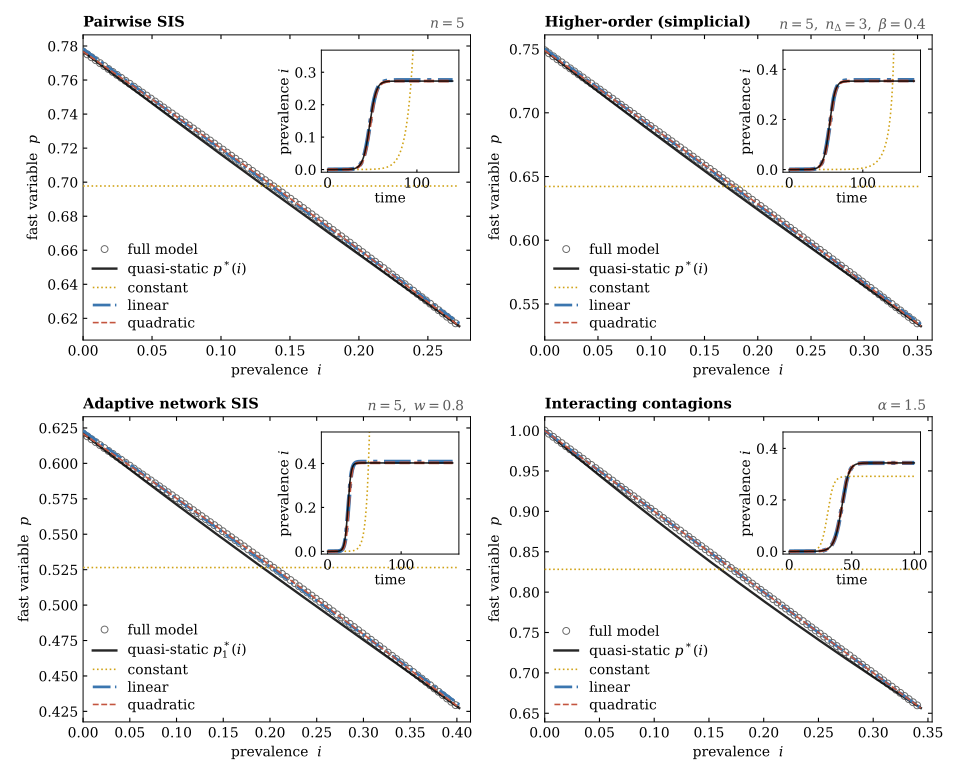

Recreate this plot in Python.
"""Figure 3 -- the effective force of infection measured from trajectory data.

Where the quasi-static p(i) has no closed form, it can be measured instead: run the
full model once, discard the initial fast transient, and fit p as a polynomial in i.
Feeding that p(i) back through the model's own beta_eff closes a 1D reduction,
di/dt = i (beta_eff(i) - gamma).  This is the four-step numerical procedure of
Section 4, Eq. (7).

Four panels: pairwise SIS | higher-order (simplicial) | adaptive | interacting.
Main axes : p against i -- trajectory data, the analytic quasi-static p*(i), and
            constant / linear / quadratic fits.
Inset     : i(t) -- the full model against the 1D reduction built from each fit.

Fitting p(i) rather than di/dt as a function of i is the essential choice: p is the
quantity that equilibrates quickly, and its fitted constant and linear coefficients
are exactly the two numbers that fix the threshold and the transition type.

Note on the interacting-contagions panel: that model has an exact invariant,
<II> = <I>^2 (statistical independence of the two diseases), so the trajectory obeys
p = 1 - i exactly and the linear fit is exact to machine precision.  The quasi-static
root of the Step-3 quadratic is a different curve, which the trajectory does not
follow away from threshold; Figure 1 --invariant draws the two against each other.

Usage
-----
    uv run figure3.py              write figure3.pdf and figure3.png
    uv run figure3.py --verbose    also report where each transient was cut and
                                   the rms residual of each polynomial fit
"""

from __future__ import annotations

import sys
from collections.abc import Callable
from dataclasses import dataclass

import matplotlib.pyplot as plt
import numpy as np
from numpy.typing import NDArray
from scipy.integrate import solve_ivp

import style
from models import (
    Adaptive,
    Interacting,
    ModelParams,
    PairwiseSIS,
    Simplicial,
    ad_beta_eff,
    ad_fast,
    ad_rhs,
    ad_tau_c,
    ic_beta_eff,
    ic_fast,
    ic_rhs,
    ic_tau_c,
    sim_beta_eff,
    sim_fast_grid,
    sim_rhs,
    sim_tau_c,
    sis_beta_eff,
    sis_fast,
    sis_rhs,
    sis_tau_c,
)

OUTFILE = "figure3"
GAM = 1.0
N = 5

# Numerical step 1 of Section 4: seed low, so the transient is over while i is still
# around 1e-5 and the low-prevalence region -- the one that decides the threshold and
# the transition type -- stays rich in data.
I0 = 1e-6

# Numerical step 2: keep the trajectory once |dp/dt| < KAPPA |di/dt|.  Crude, but the
# result is insensitive to it precisely because the timescales separate.
KAPPA = 5.0
ON_MANIFOLD_SAMPLES = 50

IVP = dict(rtol=1e-11, atol=1e-14, method="LSODA", dense_output=True)

# Fit orders that are drawn, with their line styles.  The cubic is fitted and
# reported but not drawn: by then the curves overlie the quadratic.  Colour index 2
# of the palette is deliberately skipped, so that adjacent orders stay
# distinguishable where they nearly coincide.
FIT_ORDERS = (0, 1, 2, 3)
DRAWN_ORDERS = (0, 1, 2)
FIT_LABELS = ("constant", "linear", "quadratic", "cubic")
FIT_LINESTYLE = {0: ":", 1: "-.", 2: "--"}
FIT_WIDTH_MAIN = {0: 1.15, 1: 2.0, 2: 1.15}
FIT_WIDTH_INSET = {0: 1.15, 1: 3.0, 2: 2.0}
FIT_COLOUR = {0: style.C_FIT_ORDER[0], 1: style.C_FIT_ORDER[1], 2: style.C_FIT_ORDER[3]}


@dataclass(frozen=True, slots=True)
class Panel:
    """Everything one panel needs: a model to run, and how to read p and i off it.

    ``i_of`` and ``p_of`` map the raw solution array to prevalence and fast variable,
    which differ per model -- the interacting-contagion system, for instance, is
    integrated in (<SI>, <II>), so prevalence is their sum.
    """

    title: str
    params_label: str
    rhs: Callable[..., list[float]]
    y0: list[float]
    par: ModelParams
    tau: float
    T: float
    i_of: Callable[[NDArray[np.float64]], NDArray[np.float64]]
    p_of: Callable[[NDArray[np.float64]], NDArray[np.float64]]
    quasi_static: Callable[[NDArray[np.float64]], NDArray[np.float64]]
    beta_eff: Callable[[float, float], float]
    fast_label: str = r"quasi-static $p^*(i)$"

    @property
    def args(self) -> tuple[float, ModelParams]:
        """Extra arguments every ``solve_ivp`` call on this panel needs."""
        return (self.tau, self.par)


def build_panels(gam: float = GAM) -> list[Panel]:
    """The four panels, each at 1.3 times its own threshold."""
    sis = PairwiseSIS(n=N, gamma=gam)
    tau_sis = 1.3 * sis_tau_c(sis)

    sim = Simplicial(n=N, n_tri=3, beta=0.4, gamma=gam)
    tau_sim = 1.3 * sim_tau_c(sim)

    ad = Adaptive(n=N, w=0.8, gamma=gam)
    tau_ad = 1.3 * ad_tau_c(ad)

    ic = Interacting(alpha=1.5, gamma=gam)
    tau_ic = 1.3 * ic_tau_c(ic)

    return [
        Panel(
            title="Pairwise SIS",
            params_label=rf"$n={N}$",
            rhs=sis_rhs,
            y0=[I0, (1 - I0) * I0],
            par=sis,
            tau=tau_sis,
            T=140,
            i_of=lambda Y: Y[0],
            p_of=lambda Y: Y[1] / Y[0],
            quasi_static=lambda i: sis_fast(i, tau_sis, sis),
            beta_eff=lambda i, p: sis_beta_eff(i, p, tau_sis, sis),
        ),
        Panel(
            title="Higher-order (simplicial)",
            params_label=rf"$n={N},\ n_\Delta={sim.n_tri},\ \beta={sim.beta}$",
            rhs=sim_rhs,
            y0=[I0, 1 - I0],
            par=sim,
            tau=tau_sim,
            T=170,
            i_of=lambda Y: Y[0],
            p_of=lambda Y: Y[1],
            quasi_static=lambda i: sim_fast_grid(i, tau_sim, sim),
            beta_eff=lambda i, p: sim_beta_eff(i, p, tau_sim, sim),
        ),
        Panel(
            title="Adaptive network SIS",
            params_label=rf"$n={N},\ w={ad.w}$",
            rhs=ad_rhs,
            y0=[I0, 1 - I0, I0],
            par=ad,
            tau=tau_ad,
            T=170,
            i_of=lambda Y: Y[0],
            p_of=lambda Y: Y[1],
            quasi_static=lambda i: ad_fast(i, tau_ad, ad),
            beta_eff=lambda i, p: ad_beta_eff(i, p, tau_ad, ad),
            fast_label=r"quasi-static $p_1^*(i)$",
        ),
        Panel(
            title="Interacting contagions",
            params_label=rf"$\alpha={ic.alpha}$",
            rhs=ic_rhs,
            y0=[I0, 0.0],
            par=ic,
            tau=tau_ic,
            T=100,
            i_of=lambda Y: Y[0] + Y[1],
            p_of=lambda Y: Y[0] / (Y[0] + Y[1]),
            quasi_static=lambda i: ic_fast(i, tau_ic, ic),
            beta_eff=lambda i, p: ic_beta_eff(i, p, tau_ic, ic),
        ),
    ]


# --------------------------------------------------------------------------- #
#  Trajectory -> (i, p) data
# --------------------------------------------------------------------------- #
def extract_manifold(
    panel: Panel, nsamp: int = 4000
) -> tuple[NDArray[np.float64], NDArray[np.float64], tuple[float, float]]:
    """Integrate the full model, drop the fast transient, resample uniformly in i.

    Resampling in i rather than in t matters: raw time samples over-weight the
    endpoints, where the trajectory dwells, and the fit would follow the plateau
    rather than the low-prevalence region that carries the bifurcation information.

    Returns the prevalence grid, p on it, and where the transient was judged to end.
    """
    sol = solve_ivp(panel.rhs, [0, panel.T], panel.y0, args=panel.args, **IVP)
    tt = np.linspace(0, panel.T, 40000)
    Y = sol.sol(tt)
    i, p = panel.i_of(Y), panel.p_of(Y)

    di, dp = np.gradient(i, tt), np.gradient(p, tt)
    on_manifold = np.abs(dp) < KAPPA * np.abs(di)
    window = np.ones(ON_MANIFOLD_SAMPLES) / ON_MANIFOLD_SAMPLES
    k0 = int(np.argmax(np.convolve(on_manifold.astype(float), window, "same") > 0.99))

    i, p, tt = i[k0:], p[k0:], tt[k0:]
    rising = np.r_[True, np.diff(i) > 0]
    i, p = i[rising], p[rising]
    igrid = np.linspace(i[0], i[-1], nsamp)
    return igrid, np.interp(igrid, i, p), (tt[0], i[0])


def rms(
    i: NDArray[np.float64], p: NDArray[np.float64], coef: NDArray[np.float64]
) -> float:
    """Root-mean-square residual of a polynomial fit to the (i, p) data."""
    return float(np.sqrt(np.mean((np.polyval(coef, i) - p) ** 2)))


# --------------------------------------------------------------------------- #
#  Fitted 1D reductions
# --------------------------------------------------------------------------- #
def reduced_rhs(panel: Panel, coef: NDArray[np.float64]) -> Callable[..., list[float]]:
    """1D reduction with p(i) taken from the fit and beta_eff from the model itself.

    This is numerical step 4 of Section 4.  Prevalence is held inside [0, 0.995] so
    that the integration stays clear of the 1/(1 - i) pole in the simplicial
    beta_eff; see :func:`cap_event` for the companion guard.
    """
    gam = panel.par.gamma

    def p_fit(i: float) -> float:
        return float(np.clip(np.polyval(coef, i), 0.0, 1.0))

    def rhs(t: float, y: list[float]) -> list[float]:
        i = min(max(float(y[0]), 0.0), 0.995)
        return [i * (panel.beta_eff(i, p_fit(i)) - gam)]

    return rhs


def cap_event(icap: float) -> Callable[..., float]:
    """Terminal event: stop as soon as a fitted reduction leaves the plotted range.

    The constant fit has no saturating term -- for the SIS-type models the reduced
    equation is di/dt = i(tau n a0 - gamma), unbounded exponential growth.  Left
    alone the solver chases i upward, stalls on zero-length steps, and raises
    "`ts` must be strictly increasing or decreasing".  The runaway is a genuine
    feature of the constant fit, and the reason it fails, so it is integrated safely
    rather than suppressed.  Stopping just above the top of the inset costs nothing
    visually.
    """

    def event(t: float, y: list[float]) -> float:
        return y[0] - icap

    event.terminal = True
    event.direction = 1
    return event


# --------------------------------------------------------------------------- #
#  Drawing
# --------------------------------------------------------------------------- #
def draw_panel(ax: plt.Axes, panel: Panel) -> tuple[tuple[float, float], dict]:
    """Draw one panel and its inset; return the transient cut and the fits."""
    igrid, pgrid, transient = extract_manifold(panel)
    fits = {d: np.polyfit(igrid, pgrid, d) for d in FIT_ORDERS}

    ax.plot(
        igrid[::45],
        pgrid[::45],
        "o",
        ms=5.0,
        mfc="none",
        mew=0.7,
        color="0.4",
        label="full model",
        zorder=2,
    )
    ax.plot(
        igrid,
        panel.quasi_static(igrid),
        "-",
        color="k",
        lw=1.7,
        alpha=0.85,
        label=panel.fast_label,
        zorder=3,
    )
    for d in DRAWN_ORDERS:
        ax.plot(
            igrid,
            np.polyval(fits[d], igrid),
            FIT_LINESTYLE[d],
            lw=FIT_WIDTH_MAIN[d],
            color=FIT_COLOUR[d],
            label=FIT_LABELS[d],
            zorder=4,
        )

    ax.set_xlabel("prevalence  $i$")
    ax.set_ylabel(r"fast variable  $p$")
    ax.set_title(panel.title, loc="left", fontsize=10.5, weight="bold")
    ax.text(
        0.985,
        1.055,
        panel.params_label,
        transform=ax.transAxes,
        ha="right",
        va="top",
        fontsize=10,
        color=style.C_ANNOTATION,
    )
    ax.legend(
        frameon=False,
        loc="lower left",
        fontsize=10,
        handlelength=1.7,
        borderpad=0.2,
        labelspacing=0.3,
    )
    ax.set_xlim(0, igrid[-1] * 1.03)
    style.frame_axes(ax)

    axi = ax.inset_axes([0.615, 0.55, 0.355, 0.40])
    icap = min(0.95, 1.45 * igrid[-1])  # just above the top of the inset
    full = solve_ivp(panel.rhs, [0, panel.T], panel.y0, args=panel.args, **IVP)
    tt = np.linspace(0, panel.T, 900)
    axi.plot(tt, panel.i_of(full.sol(tt)), color="k", lw=1.15, alpha=0.85, zorder=5)
    for d in DRAWN_ORDERS:
        red = solve_ivp(
            reduced_rhs(panel, fits[d]),
            [0, panel.T],
            [I0],
            t_eval=tt,
            rtol=1e-9,
            atol=1e-12,
            method="LSODA",
            events=cap_event(icap),
        )
        axi.plot(
            red.t,
            red.y[0],
            FIT_LINESTYLE[d],
            lw=FIT_WIDTH_INSET[d],
            color=FIT_COLOUR[d],
        )
    # The constant fit may leave the top of the inset; that is the point of it.
    axi.set_ylim(-0.03 * igrid[-1], 1.35 * igrid[-1])
    axi.set_xlabel("time", fontsize=10, labelpad=1)
    axi.set_ylabel("prevalence $i$", fontsize=10, labelpad=1)
    axi.tick_params(labelsize=10, length=2)

    return transient, {"igrid": igrid, "pgrid": pgrid, "fits": fits}


def report_fit_quality(
    panel: Panel, transient: tuple[float, float], data: dict
) -> None:
    """Report where the transient was cut and how well each polynomial fits."""
    t_rel, i_rel = transient
    igrid, pgrid, fits = data["igrid"], data["pgrid"], data["fits"]
    residuals = "  ".join(
        f"{FIT_LABELS[d][:5]}={rms(igrid, pgrid, fits[d]):.1e}" for d in FIT_ORDERS
    )
    print(
        f"{panel.title:26s} transient ends t={t_rel:5.2f} "
        f"(i={i_rel:.1e})  |  {residuals}"
    )


def make_figure(outfile: str = OUTFILE, verbose: bool = False) -> None:
    """Draw and write the figure."""
    style.use_manuscript_style()
    fig, axes = plt.subplots(2, 2, figsize=(9.6, 7.8))

    for ax, panel in zip(axes.ravel(), build_panels(), strict=True):
        transient, data = draw_panel(ax, panel)
        if verbose:
            report_fit_quality(panel, transient, data)

    fig.tight_layout()
    fig.savefig(outfile + ".pdf")
    fig.savefig(outfile + ".png", dpi=200)


if __name__ == "__main__":
    make_figure(verbose="--verbose" in sys.argv)
